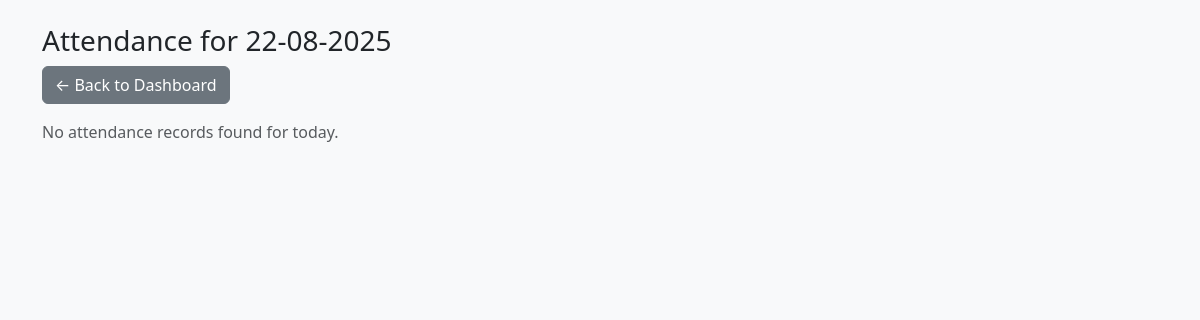
Page /attendance-today on the earlier database version.
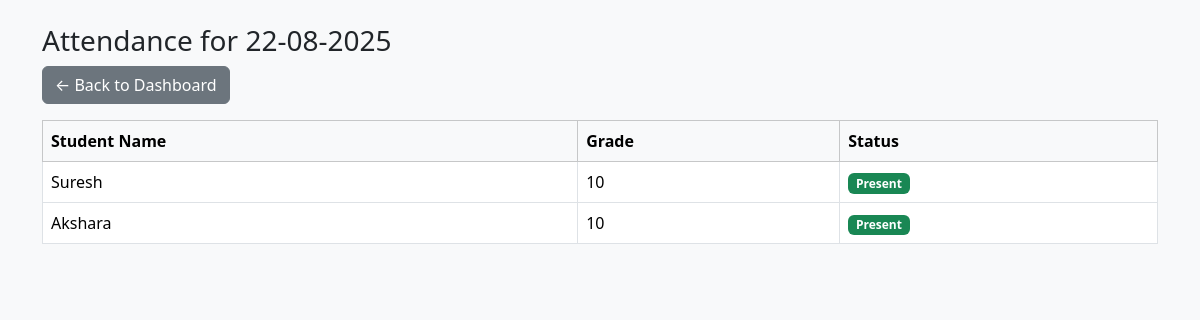
Same page on the later database version.
### models.py (models this page shows)
class Attendance(SQLModel, table=True):
    id: Optional[int] = Field(default=None, primary_key=True)
    student_id: int = Field(foreign_key="student.id")
    attendance_date: date
    status: str
    student: Optional[Student] = Relationship(back_populates="attendance_records")

class Student(SQLModel, table=True):
    id: Optional[int] = Field(default=None, primary_key=True)
    name: str
    grade: str
    school: Optional[str] = None
    syllabus: Optional[str] = None
    focus_subjects: Optional[str] = None
    subject: Optional[str] = None
    remarks: Optional[str] = None
    tutor_id: int = Field(foreign_key="tutor.id")
    tutor: "Tutor" = Relationship(back_populates="students")
    journals: List["Journal"] = Relationship(back_populates="student")
    attendance_records: List["Attendance"] = Relationship(back_populates="student")
    tests: List["TestRecord"] = Relationship(back_populates="student")
    upcoming_tests: List["UpcomingTest"] = Relationship(back_populates="student")

### main.py (the view)
@app.get("/attendance-today", response_class=HTMLResponse)
def attendance_today_filtered(request: Request, session: Session = Depends(get_session)):
    today = date.today()
    records = session.exec(
        select(Attendance).where(Attendance.attendance_date == today)
    ).all()
    return templates.TemplateResponse("attendance_today_filtered.html", {
        "request": request,
        "records": records,
        "today": today.strftime("%d-%m-%Y")
    })

### templates/attendance_today_filtered.html (shortened to what this page needs)
<!DOCTYPE html>
<html>
<head>
    <link href="https://cdn.jsdelivr.net/npm/bootstrap@5.3.3/dist/css/bootstrap.min.css" rel="stylesheet">
</head>
<body class="bg-light">
<div class="container mt-4">
    <h3>Attendance for {{ today }}</h3>
    <a href="/dashboard" class="btn btn-secondary mb-3">← Back to Dashboard</a>
    {% if records %}
        <table class="table table-bordered table-hover">
            <thead class="table-light">
                <tr>
                    <th>Student Name</th>
                    <th>Grade</th>
                    <th>Status</th>
                </tr>
            </thead>
            <tbody>
                {% for rec in records %}
                    <tr>
                        <td>{{ rec.student.name }}</td>
                        <td>{{ rec.student.grade }}</td>
                        <td>
                            {% if rec.status.lower() == 'present' %}
                                <span class="badge bg-success">Present</span>
                            {% elif rec.status.lower() == 'absent' %}
                                <span class="badge bg-danger">Absent</span>
                            {% else %}
                                <span class="badge bg-secondary">{{ rec.status }}</span>
                            {% endif %}
                        </td>
                    </tr>
                {% endfor %}
            </tbody>
        </table>
    {% else %}
        <p class="text-muted">No attendance records found for today.</p>
    {% endif %}
</div>
</body>
</html>

Differences in the rows shown:
added Attendance: student.name "Suresh", student.grade "10", status "Present"
added Attendance: student.name "Akshara", student.grade "10", status "Present"
Other differences:
text no longer shown: "No attendance records found for today."
text now shown: "Student Name Grade Status"
